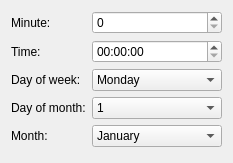
           <widget class="QWidget" name="page">
            <layout class="QVBoxLayout" name="verticalLayout_5">
             <item>
              <layout class="QGridLayout" name="gridLayout_8">
               <item row="1" column="0">
                <widget class="QLabel" name="timeSimpleMinHourLabel">
                 <property name="text">
                  <string>Time:</string>
                 </property>
                </widget>
               </item>
               <item row="2" column="0">
                <widget class="QLabel" name="timeSimpleDoWLabel">
                 <property name="text">
                  <string>Day of week:</string>
                 </property>
                </widget>
               </item>
               <item row="2" column="1">
                <widget class="QComboBox" name="timeSimpleDoWCombo">
                 <property name="sizePolicy">
                  <sizepolicy hsizetype="Expanding" vsizetype="Fixed">
                   <horstretch>0</horstretch>
                   <verstretch>0</verstretch>
                  </sizepolicy>
                 </property>
                 <property name="minimumSize">
                  <size>
                   <width>130</width>
                   <height>0</height>
                  </size>
                 </property>
                 <item>
                  <property name="text">
                   <string>Monday</string>
                  </property>
                 </item>
                 <item>
                  <property name="text">
                   <string>Tuesday</string>
                  </property>
                 </item>
                 <item>
                  <property name="text">
                   <string>Wednesday</string>
                  </property>
                 </item>
                 <item>
                  <property name="text">
                   <string>Thursday</string>
                  </property>
                 </item>
                 <item>
                  <property name="text">
                   <string>Friday</string>
                  </property>
                 </item>
                 <item>
                  <property name="text">
                   <string>Saturday</string>
                  </property>
                 </item>
                 <item>
                  <property name="text">
                   <string>Sunday</string>
                  </property>
                 </item>
                </widget>
               </item>
               <item row="3" column="0">
                <widget class="QLabel" name="timeSimpleDayLabel">
                 <property name="text">
                  <string>Day of month:</string>
                 </property>
                </widget>
               </item>
               <item row="3" column="1">
                <widget class="QComboBox" name="timeSimpleDayCombo">
                 <property name="sizePolicy">
                  <sizepolicy hsizetype="Expanding" vsizetype="Fixed">
                   <horstretch>0</horstretch>
                   <verstretch>0</verstretch>
                  </sizepolicy>
                 </property>
                 <property name="minimumSize">
                  <size>
                   <width>130</width>
                   <height>0</height>
                  </size>
                 </property>
                 <item>
                  <property name="text">
                   <string>1</string>
                  </property>
                 </item>
                 <item>
                  <property name="text">
                   <string>2</string>
                  </property>
                 </item>
                 <item>
                  <property name="text">
                   <string>3</string>
                  </property>
                 </item>
                 <item>
                  <property name="text">
                   <string>4</string>
                  </property>
                 </item>
                 <item>
                  <property name="text">
                   <string>5</string>
                  </property>
                 </item>
                 <item>
                  <property name="text">
                   <string>6</string>
                  </property>
                 </item>
                 <item>
                  <property name="text">
                   <string>7</string>
                  </property>
                 </item>
                 <item>
                  <property name="text">
                   <string>8</string>
                  </property>
                 </item>
                 <item>
                  <property name="text">
                   <string>9</string>
                  </property>
                 </item>
                 <item>
                  <property name="text">
                   <string>10</string>
                  </property>
                 </item>
                 <item>
                  <property name="text">
                   <string>11</string>
                  </property>
                 </item>
                 <item>
                  <property name="text">
                   <string>12</string>
                  </property>
                 </item>
                 <item>
                  <property name="text">
                   <string>13</string>
                  </property>
                 </item>
                 <item>
                  <property name="text">
                   <string>14</string>
                  </property>
                 </item>
                 <item>
                  <property name="text">
                   <string>15</string>
                  </property>
                 </item>
                 <item>
                  <property name="text">
                   <string>16</string>
                  </property>
                 </item>
                 <item>
                  <property name="text">
                   <string>17</string>
                  </property>
                 </item>
                 <item>
                  <property name="text">
                   <string>18</string>
                  </property>
                 </item>
                 <item>
                  <property name="text">
                   <string>19</string>
                  </property>
                 </item>
                 <item>
                  <property name="text">
                   <string>20</string>
                  </property>
                 </item>
                 <item>
                  <property name="text">
                   <string>21</string>
                  </property>
                 </item>
                 <item>
                  <property name="text">
                   <string>22</string>
                  </property>
                 </item>
                 <item>
                  <property name="text">
                   <string>23</string>
                  </property>
                 </item>
                 <item>
                  <property name="text">
                   <string>24</string>
                  </property>
                 </item>
                 <item>
                  <property name="text">
                   <string>25</string>
                  </property>
                 </item>
                 <item>
                  <property name="text">
                   <string>26</string>
                  </property>
                 </item>
                 <item>
                  <property name="text">
                   <string>27</string>
                  </property>
                 </item>
                 <item>
                  <property name="text">
                   <string>28</string>
                  </property>
                 </item>
                 <item>
                  <property name="text">
                   <string>29</string>
                  </property>
                 </item>
                 <item>
                  <property name="text">
                   <string>30</string>
                  </property>
                 </item>
                 <item>
                  <property name="text">
                   <string>31</string>
                  </property>
                 </item>
                </widget>
               </item>
               <item row="1" column="1">
                <widget class="QTimeEdit" name="timeSimpleMinHourTimeEdit">
                 <property name="sizePolicy">
                  <sizepolicy hsizetype="Expanding" vsizetype="Fixed">
                   <horstretch>0</horstretch>
                   <verstretch>0</verstretch>
                  </sizepolicy>
                 </property>
                </widget>
               </item>
               <item row="4" column="0">
                <widget class="QLabel" name="timeSimpleMonthLabel">
                 <property name="text">
                  <string>Month:</string>
                 </property>
                </widget>
               </item>
               <item row="4" column="1">
                <widget class="QComboBox" name="timeSimpleMonthCombo">
                 <property name="sizePolicy">
                  <sizepolicy hsizetype="Expanding" vsizetype="Fixed">
                   <horstretch>0</horstretch>
                   <verstretch>0</verstretch>
                  </sizepolicy>
                 </property>
                 <property name="minimumSize">
                  <size>
                   <width>130</width>
                   <height>0</height>
                  </size>
                 </property>
                 <item>
                  <property name="text">
                   <string>January</string>
                  </property>
                 </item>
                 <item>
                  <property name="text">
                   <string>February</string>
                  </property>
                 </item>
                 <item>
                  <property name="text">
                   <string>March</string>
                  </property>
                 </item>
                 <item>
                  <property name="text">
                   <string>April</string>
                  </property>
                 </item>
                 <item>
                  <property name="text">
                   <string>May</string>
                  </property>
                 </item>
                 <item>
                  <property name="text">
                   <string>June</string>
                  </property>
                 </item>
                 <item>
                  <property name="text">
                   <string>July</string>
                  </property>
                 </item>
                 <item>
                  <property name="text">
                   <string>August</string>
                  </property>
                 </item>
                 <item>
                  <property name="text">
                   <string>September</string>
                  </property>
                 </item>
                 <item>
                  <property name="text">
                   <string>October</string>
                  </property>
                 </item>
                 <item>
                  <property name="text">
                   <string>Novemeber</string>
                  </property>
                 </item>
                 <item>
                  <property name="text">
                   <string>December</string>
                  </property>
                 </item>
                </widget>
               </item>
               <item row="0" column="0">
                <widget class="QLabel" name="timeSimpleMinuteLabel">
                 <property name="text">
                  <string>Minute:</string>
                 </property>
                </widget>
               </item>
               <item row="0" column="1">
                <widget class="QSpinBox" name="timeSimpleMinuteSpin">
                 <property name="sizePolicy">
                  <sizepolicy hsizetype="Expanding" vsizetype="Fixed">
                   <horstretch>0</horstretch>
                   <verstretch>0</verstretch>
                  </sizepolicy>
                 </property>
                </widget>
               </item>
               <item row="5" column="0" colspan="2">
                <spacer name="verticalSpacer">
                 <property name="orientation">
                  <enum>Qt::Vertical</enum>
                 </property>
                 <property name="sizeHint" stdset="0">
                  <size>
                   <width>20</width>
                   <height>5</height>
                  </size>
                 </property>
                </spacer>
               </item>
              </layout>
             </item>
            </layout>
           </widget>
